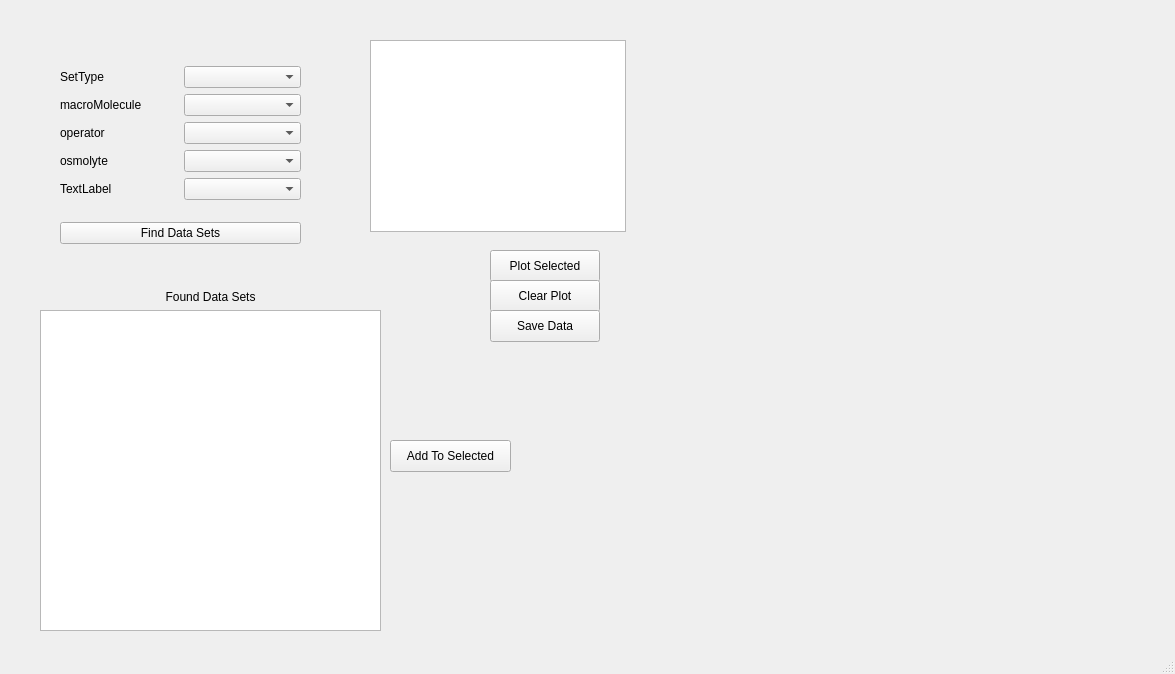
<?xml version="1.0" encoding="UTF-8"?>
<ui version="4.0">
 <class>MainWindow</class>
 <widget class="QMainWindow" name="MainWindow">
  <property name="geometry">
   <rect>
    <x>0</x>
    <y>0</y>
    <width>1175</width>
    <height>674</height>
   </rect>
  </property>
  <property name="windowTitle">
   <string>MainWindow</string>
  </property>
  <widget class="QWidget" name="centralwidget">
   <widget class="QWidget" name="verticalLayoutWidget">
    <property name="geometry">
     <rect>
      <x>60</x>
      <y>50</y>
      <width>241</width>
      <height>211</height>
     </rect>
    </property>
    <layout class="QVBoxLayout" name="verticalLayout">
     <item>
      <layout class="QGridLayout" name="gridLayout">
       <item row="2" column="1">
        <widget class="QComboBox" name="operatorComboBox"/>
       </item>
       <item row="4" column="1">
        <widget class="QComboBox" name="comboBox_5"/>
       </item>
       <item row="3" column="0">
        <widget class="QLabel" name="osmolyteLabel">
         <property name="text">
          <string>osmolyte</string>
         </property>
        </widget>
       </item>
       <item row="1" column="0">
        <widget class="QLabel" name="macroMoleculeLabel">
         <property name="text">
          <string>macroMolecule</string>
         </property>
        </widget>
       </item>
       <item row="1" column="1">
        <widget class="QComboBox" name="macroMoleculeComboBox"/>
       </item>
       <item row="2" column="0">
        <widget class="QLabel" name="operatorLabel">
         <property name="text">
          <string>operator</string>
         </property>
        </widget>
       </item>
       <item row="0" column="0">
        <widget class="QLabel" name="setTypeLabel">
         <property name="text">
          <string>SetType</string>
         </property>
        </widget>
       </item>
       <item row="4" column="0">
        <widget class="QLabel" name="label_5">
         <property name="text">
          <string>TextLabel</string>
         </property>
        </widget>
       </item>
       <item row="3" column="1">
        <widget class="QComboBox" name="osmolyteComboBox"/>
       </item>
       <item row="0" column="1">
        <widget class="QComboBox" name="setTypeComboBox"/>
       </item>
      </layout>
     </item>
     <item>
      <widget class="QPushButton" name="findSetButton">
       <property name="text">
        <string>Find Data Sets</string>
       </property>
      </widget>
     </item>
    </layout>
   </widget>
   <widget class="QPushButton" name="plotButton">
    <property name="geometry">
     <rect>
      <x>490</x>
      <y>250</y>
      <width>110</width>
      <height>32</height>
     </rect>
    </property>
    <property name="text">
     <string>Plot Selected</string>
    </property>
   </widget>
   <widget class="QWidget" name="verticalLayoutWidget_2">
    <property name="geometry">
     <rect>
      <x>40</x>
      <y>290</y>
      <width>341</width>
      <height>341</height>
     </rect>
    </property>
    <layout class="QVBoxLayout" name="verticalLayout_2">
     <item>
      <widget class="QLabel" name="label_6">
       <property name="text">
        <string>Found Data Sets</string>
       </property>
       <property name="alignment">
        <set>Qt::AlignCenter</set>
       </property>
      </widget>
     </item>
     <item>
      <widget class="QListWidget" name="listWidget"/>
     </item>
    </layout>
   </widget>
   <widget class="QWidget" name="verticalLayoutWidget_3">
    <property name="geometry">
     <rect>
      <x>650</x>
      <y>30</y>
      <width>481</width>
      <height>551</height>
     </rect>
    </property>
    <layout class="QVBoxLayout" name="verticalLayout_3">
     <item>
      <widget class="QWidget" name="widget" native="true"/>
     </item>
    </layout>
   </widget>
   <widget class="QPushButton" name="clearPlotButton">
    <property name="geometry">
     <rect>
      <x>490</x>
      <y>280</y>
      <width>110</width>
      <height>32</height>
     </rect>
    </property>
    <property name="text">
     <string>Clear Plot</string>
    </property>
   </widget>
   <widget class="QPushButton" name="addToPlotButton">
    <property name="geometry">
     <rect>
      <x>390</x>
      <y>440</y>
      <width>121</width>
      <height>32</height>
     </rect>
    </property>
    <property name="text">
     <string>Add To Selected</string>
    </property>
   </widget>
   <widget class="QPushButton" name="saveDataButton">
    <property name="geometry">
     <rect>
      <x>490</x>
      <y>310</y>
      <width>110</width>
      <height>32</height>
     </rect>
    </property>
    <property name="text">
     <string>Save Data</string>
    </property>
   </widget>
   <widget class="QListView" name="dataListView">
    <property name="geometry">
     <rect>
      <x>370</x>
      <y>40</y>
      <width>256</width>
      <height>192</height>
     </rect>
    </property>
   </widget>
  </widget>
  <widget class="QMenuBar" name="menubar">
   <property name="geometry">
    <rect>
     <x>0</x>
     <y>0</y>
     <width>1175</width>
     <height>22</height>
    </rect>
   </property>
  </widget>
  <widget class="QStatusBar" name="statusbar"/>
 </widget>
 <resources/>
 <connections/>
</ui>
